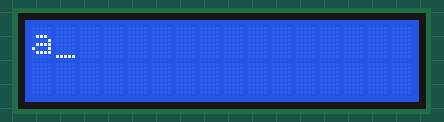
Simulated run of this sketch. Board: Arduino Uno, built with avr-gcc and run on an emulated ATmega328P. Parts: 16×2 character LCD.

Above: at 0.1 s.
At 3.1 s:
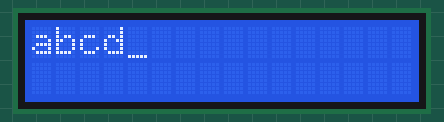
At 6.1 s:
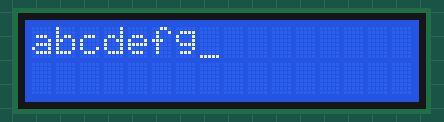
At 12.1 s:
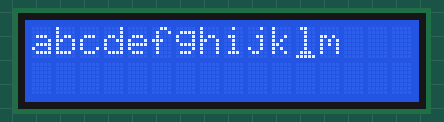
At 24.1 s:
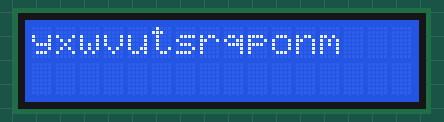
At 26.1 s:
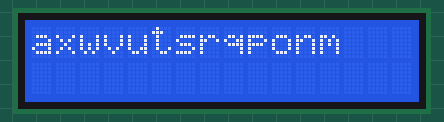

The sketch:

sketch_may25a.ino
```cpp
#include <LiquidCrystal.h>
const int rs=12, en=11, d4=5, d5=4, d6=3, d7=2;
LiquidCrystal lcd(rs,en,d4,d5,d6,d7);
int ch='a';

void setup()
{
  lcd.begin(16,2);
  lcd.cursor();
}

void loop()
{
  if (ch=='m')
  {
    lcd.rightToLeft();
  }
  if (ch>'z')
  {
    lcd.home();
    ch='a';
  }
  lcd.write(ch);
  delay(1000);
  ch++;
}
```

Measured:
- what the display in image 1 shows lasts 1.0 s, from 3.1 s to 4.1 s
- what the display in image 4 shows lasts 2.0 s, from 24.1 s to 26.1 s
